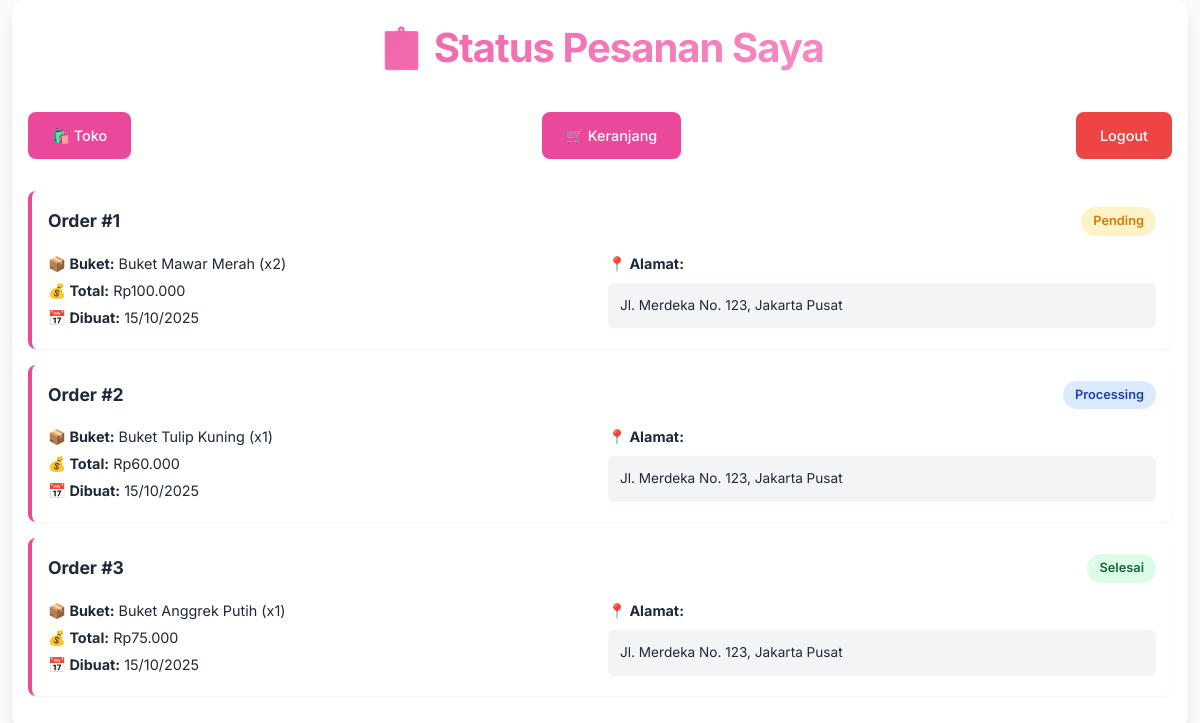
Screenshot of /customer/orders.php (signed in) with the database file from the repository.
### tables this page shows
CREATE TABLE orders (
    id INT AUTO_INCREMENT PRIMARY KEY,
    customer_id INT NOT NULL,
    buket_id VARCHAR(10) NOT NULL,
    qty INT NOT NULL,
    total_harga DECIMAL(10, 2) NOT NULL,
    status ENUM('pending', 'processing', 'selesai', 'dikirim') NOT NULL DEFAULT 'pending',
    updated_at TIMESTAMP NULL DEFAULT NULL ON UPDATE CURRENT_TIMESTAMP,
    alamat TEXT NOT NULL,
    created_at TIMESTAMP DEFAULT CURRENT_TIMESTAMP,
    FOREIGN KEY (customer_id) REFERENCES users(id) ON DELETE CASCADE,
    FOREIGN KEY (buket_id) REFERENCES buket(id) ON DELETE CASCADE
);

CREATE TABLE buket (
    id VARCHAR(10) PRIMARY KEY,
    nama_buket VARCHAR(100) NOT NULL,
    jenis_bunga VARCHAR(100) NOT NULL,
    stok INT NOT NULL DEFAULT 0,
    harga DECIMAL(10, 2) NOT NULL,
    tanggal_masuk TIMESTAMP DEFAULT CURRENT_TIMESTAMP,
    tanggal_update TIMESTAMP NULL DEFAULT NULL ON UPDATE CURRENT_TIMESTAMP
);

### customer/orders.php (the view, shortened to what this page needs)
<?php
include '../config.php';
$customer_id = $_SESSION['user_id'];
$query = mysqli_query($conn, "
    SELECT o.*, b.nama_buket
    FROM orders o
    JOIN buket b ON o.buket_id = b.id
    WHERE o.customer_id = $customer_id
    ORDER BY o.created_at DESC
");
?>
<!DOCTYPE html>
<html lang="id">
<head>
    <link rel="stylesheet" href="../assets/css/style.css">
</head>
<body>
    <div class="container">
        <h1>📋 Status Pesanan Saya</h1>
        <div class="actions">
            <a href="index.php" class="btn">🛍️ Toko</a>
            <a href="cart.php" class="btn" style="margin-left: 1rem;">🛒 Keranjang</a>
            <a href="../logout.php" class="btn delete">Logout</a>
        </div>
        <?php if (mysqli_num_rows($query) == 0): ?>
            <div class="alert warning">
                Anda belum memiliki pesanan.
                <a href="index.php">Mulai belanja sekarang</a>
            </div>
        <?php else: ?>
            <div style="margin-top: 1rem;">
                <?php while($row = mysqli_fetch_assoc($query)): ?>
                <div class="order-row">
                    <div class="order-header">
                        <h3 style="margin: 0; font-size: 1.1rem;">Order #<?= $row['id']; ?></h3>
                        <span class="status-badge status-<?= $row['status']; ?>">
                            <?= ucfirst(str_replace('_', ' ', $row['status'])); ?>
                        </span>
                    </div>
                    <div class="order-details">
                        <div>
                            <p><strong>📦 Buket:</strong> <?= htmlspecialchars($row['nama_buket']); ?> (x<?= $row['qty']; ?>)</p>
                            <p><strong>💰 Total:</strong> Rp<?= number_format($row['total_harga'], 0, ',', '.'); ?></p>
                            <p><strong>📅 Dibuat:</strong> <?= date('d/m/Y', strtotime($row['created_at'])); ?></p>
                        </div>
                        <div>
                            <p><strong>📍 Alamat:</strong></p>
                            <div class="address-box">
                                <?= htmlspecialchars($row['alamat']); ?>
                            </div>
                        </div>
                    </div>
                </div>
                <?php endwhile; ?>
            </div>
        <?php endif; ?>
    </div>
</body>
</html>

### assets/css/style.css (style rules this page uses)
* { margin: 0; padding: 0; box-sizing: border-box; font-family: 'Inter', -apple-system, BlinkMacSystemFont, sans-serif; }
:root { --primary-pink: #ec4899; --pink-light: #fce7f3; --pink-ultra-light: #fdf2f8; --pink-hover: #db2777; --pink-soft: #f9a8d4; --gray-100: #f8fafc; --gray-200: #e2e8f0; --gray-300: #cbd5e1; --gray-600: #475569; --gray-800: #1e293b; --white: #ffffff; --shadow-sm: 0 1px 2px 0 rgb(0 0 0 / 0.05); --shadow-md: 0 4px 6px -1px rgb(0 0 0 / 0.1), 0 2px 4px -2px rgb(0 0 0 / 0.1); --shadow-lg: 0 10px 15px -3px rgb(0 0 0 / 0.1), 0 4px 6px -4px rgb(0 0 0 / 0.1); --radius-sm: 6px; --radius-md: 12px; --radius-lg: 16px; }
body { background: linear-gradient(135deg, var(--pink-ultra-light) 0%, #f3e8ff 100%); color: var(--gray-800); min-height: 100vh; padding: 20px 0; }
.container { width: min(98%, 1400px); margin: 0 auto; background: var(--white); padding: 2rem; border-radius: var(--radius-lg); box-shadow: var(--shadow-lg); animation: slideUp 0.5s ease-out; }
h1 { text-align: center; background: linear-gradient(135deg, var(--primary-pink), var(--pink-soft)); -webkit-background-clip: text; -webkit-text-fill-color: transparent; background-clip: text; font-size: clamp(1.75rem, 4vw, 2.5rem); font-weight: 700; margin-bottom: 2rem; letter-spacing: -0.025em; }
.btn { display: inline-flex; align-items: center; gap: 0.5rem; background: var(--primary-pink); color: var(--white); border: none; padding: 0.5rem 1rem; border-radius: var(--radius-sm); font-weight: 500; text-decoration: none; cursor: pointer; transition: all 0.2s ease; font-size: 0.9rem; }
.btn.delete { background: #ef4444; }
.actions { display: flex; justify-content: space-between; align-items: center; margin-bottom: 2rem; flex-wrap: wrap; gap: 1rem; }
:root { --primary-pink: #ec4899; --primary-purple: #8b5cf6; --gray-50: #f9fafb; --gray-100: #f3f4f6; --gray-200: #e5e7eb; --gray-600: #4b5563; --gray-800: #1f2937; --shadow-sm: 0 1px 2px 0 rgb(0 0 0 / 0.05); --shadow-md: 0 4px 6px -1px rgb(0 0 0 / 0.1), 0 2px 4px -2px rgb(0 0 0 / 0.1); --radius-sm: 0.375rem; --radius-md: 0.5rem; --radius-lg: 0.75rem; }
* { box-sizing: border-box; }
body { font-family: -apple-system, BlinkMacSystemFont, 'Segoe UI', Roboto, Oxygen, Ubuntu, Cantarell, sans-serif; line-height: 1.6; color: var(--gray-800); margin: 0; padding: 0; background: var(--gray-50); }
.container { max-width: 1200px; margin: 0 auto; padding: 1rem; }
.btn { display: inline-block; padding: 0.75rem 1.5rem; background: var(--primary-pink); color: white; text-decoration: none; border-radius: var(--radius-md); font-weight: 500; transition: all 0.2s ease; border: none; cursor: pointer; text-align: center; }
.actions { display: flex; gap: 1rem; margin-bottom: 2rem; flex-wrap: wrap; align-items: center; }

### customer/orders.php (style rules this page uses)
.status-badge { padding: 0.25rem 0.75rem; border-radius: 20px; font-size: 0.8rem; font-weight: 600; text-transform: capitalize; }
.status-pending { background: #fef3c7; color: #d97706; }
.status-processing { background: #dbeafe; color: #1e40af; }
.status-selesai { background: #dcfce7; color: #166534; }
.order-row { background: white; margin-bottom: 1rem; padding: 1rem; border-radius: var(--radius-md); box-shadow: var(--shadow-sm); border-left: 4px solid var(--primary-pink); }
.order-header { display: flex; justify-content: space-between; align-items: center; margin-bottom: 0.75rem; flex-wrap: wrap; gap: 0.5rem; }
.order-details { display: grid; grid-template-columns: repeat(auto-fit, minmax(200px, 1fr)); gap: 0.75rem; font-size: 0.9rem; }
.order-details p { margin: 0.25rem 0; }
.actions { display: flex; gap: 1.5rem; align-items: center; flex-wrap: wrap; margin-bottom: 2rem; }
.address-box { background: var(--gray-100); padding: 0.75rem; border-radius: var(--radius-sm); font-size: 0.85rem; margin-top: 0.5rem; }

### rows the page displays
orders: id "1", status "Pending", buket.nama_buket "Buket Mawar Merah", qty "2", total_harga "100.000", created_at "15/10/2025", alamat "Jl. Merdeka No. 123, Jakarta Pusat"
orders: id "2", status "Processing", buket.nama_buket "Buket Tulip Kuning", qty "1", total_harga "60.000", created_at "15/10/2025", alamat "Jl. Merdeka No. 123, Jakarta Pusat"
orders: id "3", status "Selesai", buket.nama_buket "Buket Anggrek Putih", qty "1", total_harga "75.000", created_at "15/10/2025", alamat "Jl. Merdeka No. 123, Jakarta Pusat"
